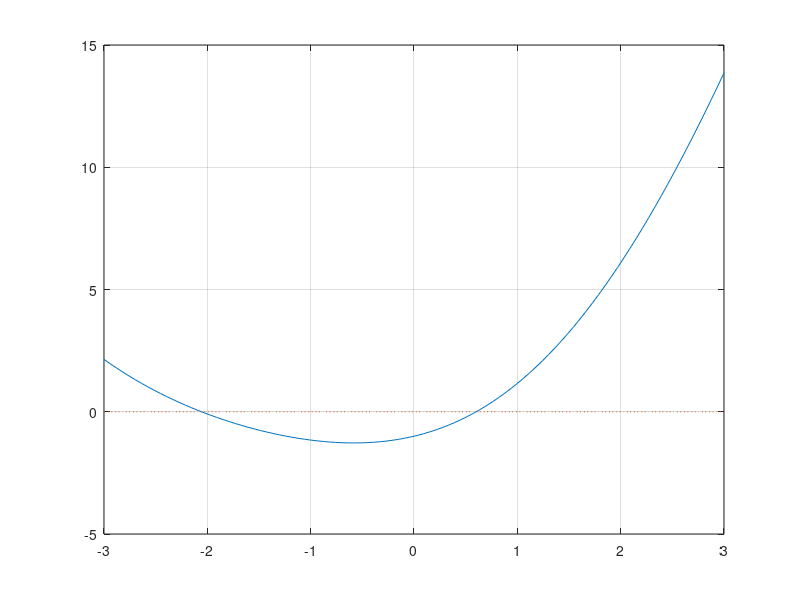

Recreate this plot in MATLAB. (Note: this script raises an error after producing the figure.)
%%
clear;
a = 1;
x = fzero(@(x)x.^2-a,0.5);
disp(x);

%%
clear;
a = -3;
b = 3;
m = 100;
x = linspace(a, b, m);
f = 'x.^2+2*x-1-sin(x)';
plot(x , eval(f), x , 0*x, ':');
grid on;
z = ginput(1);
[zr, fr] = fzero(f, z(1));
hold on;
plot(zr, fr, 'r*', z(1), z(2), 'g*');

%%
clear;
syms x;
Eq = x*x+2*x-1-sin(x);
a = solve(Eq);
disp(a);
